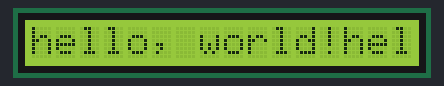
Bench run of a sketch on a simulated Arduino Uno, built with avr-gcc and run on an emulated ATmega328P. On the bench: 16×1 character LCD.

Above: at 0.21 s.
At 0.81 s:
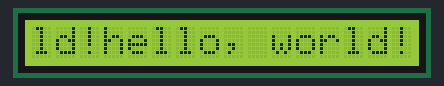
At 1.42 s:
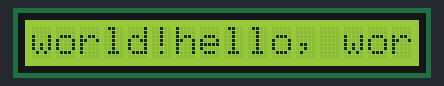

Measured:
- by itself, everything shown: repeats every 1.5 s, in 5 steps

The sketch:

sketch_jun15a.ino
```cpp
#include <LiquidCrystal.h>

LiquidCrystal lcd(12, 11, 10, 5, 4, 3, 2);

void setup()
{
  lcd.begin(16,1);
  lcd.print("hello, world!");
}

void loop() {
   lcd.print("hello, world!");
  }
```
